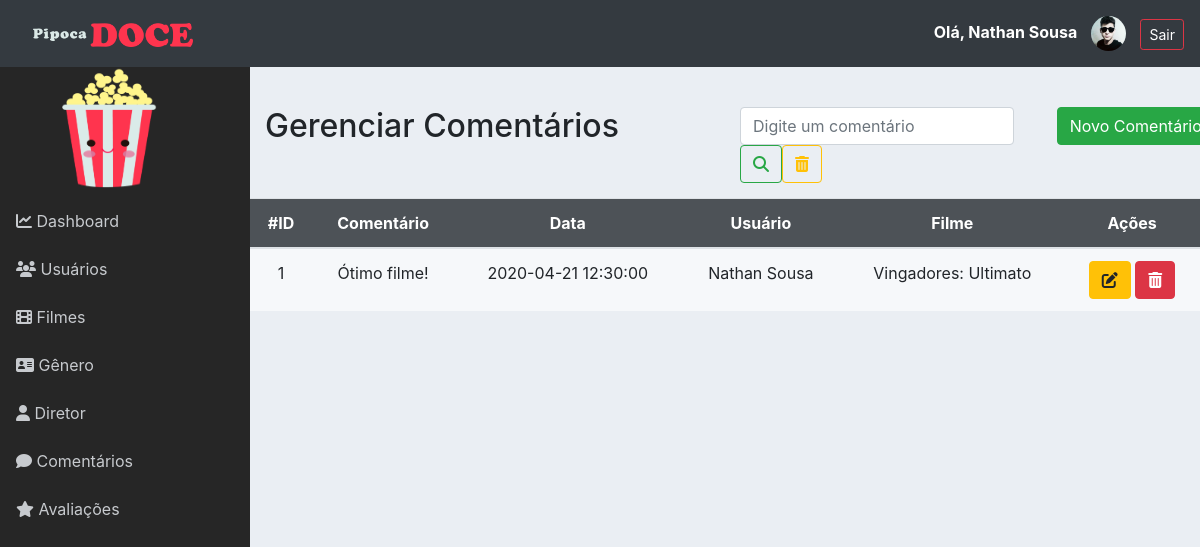
Screenshot of /admin/comentarios.php (signed in) with the database file from the repository.
### tables this page shows
CREATE TABLE `comentario` (
  `id` int NOT NULL AUTO_INCREMENT,
  `comentario` text NOT NULL,
  `data_comentario` datetime NOT NULL,
  `usuario_id` int NOT NULL,
  `filme_id` int NOT NULL,
  PRIMARY KEY (`id`),
  KEY `fk_comentario_usuario_idx` (`usuario_id`),
  KEY `fk_comentario_filme_idx` (`filme_id`),
  CONSTRAINT `fk_comentario_filme` FOREIGN KEY (`filme_id`) REFERENCES `filme` (`id`),
  CONSTRAINT `fk_comentario_usuario` FOREIGN KEY (`usuario_id`) REFERENCES `usuario` (`id`)
);

CREATE TABLE `usuario` (
  `id` int NOT NULL AUTO_INCREMENT,
  `nome` varchar(100) NOT NULL,
  `dataNascimento` date DEFAULT NULL,
  `email` varchar(45) NOT NULL,
  `senha` varchar(255) NOT NULL,
  `imagem` varchar(255) DEFAULT NULL,
  PRIMARY KEY (`id`)
);

CREATE TABLE `filme` (
  `id` int NOT NULL AUTO_INCREMENT,
  `nome` varchar(100) NOT NULL,
  `duracao` varchar(20) NOT NULL,
  `dataLancamento` varchar(50) NOT NULL,
  `url` varchar(255) DEFAULT NULL,
  `tipo` varchar(30) DEFAULT NULL,
  `sinopse` text NOT NULL,
  `elenco` varchar(100) NOT NULL,
  `imagem` varchar(255) DEFAULT NULL,
  PRIMARY KEY (`id`)
);

### admin/classes/Conexao.php (called while the page is built, shortened)
<?php
class Conexao
{
	private $host;
	private $user;
	private $password;
	public function __construct() {
		$this->host = 'mysql:host=localhost;dbname=pipoca_doce';
		$this->user = 'root';
		$this->password = 'root';
	}
	public function conectar() {
		try {
			$conn = new PDO(
				$this->host,
				$this->user,
				$this->password,
				array(
					PDO::ATTR_ERRMODE => PDO::ERRMODE_EXCEPTION,
					PDO::MYSQL_ATTR_INIT_COMMAND => "SET NAMES utf8"
				)
			);
			return $conn;
		} catch (PDOException $e) {
			echo 'Erro na conexao. Erro reportado: ' . $e->getMessage();
			exit;
		}
	}
}

### admin/classes/ComentarioDAO.php (called while the page is built, shortened)
<?php
require_once 'Model.php';
class ComentarioDAO extends Model
{
    public function __construct()
    {
        $this->class = 'Comentario';
        $this->tabela = 'comentario';
    }
	public function listar($pesquisa = '')
	{
		if ($pesquisa != '') {
			$sql = "SELECT * FROM {$this->tabela}
					WHERE data like '%{$pesquisa}%'
						OR data like '%{$pesquisa}%'";
		} else {
			$sql = "SELECT * FROM {$this->tabela}";
		}
		$stmt = $this->db->prepare($sql);
		$stmt->setFetchMode(PDO::FETCH_CLASS, $this->class);
		$stmt->execute();
		return $stmt->fetchAll();
	}
}

### admin/classes/Model.php (called while the page is built, shortened)
<?php
require 'Conexao.php';
class Model
{
	protected $tabela;
	protected $class;
	protected $db;
	public function __construct()
	{
		$conexao = new Conexao();
		$this->db = $conexao->conectar();
	}
    public function get($id)
    {
    	$sql = "SELECT * FROM {$this->tabela} WHERE id = {$id}";
    	$stmt = $this->db->prepare($sql);
    	$stmt->setFetchMode(PDO::FETCH_CLASS, $this->class);
    	$stmt->execute();
    	return $stmt->fetch();
    }
}

### admin/classes/Comentario.php (called while the page is built, shortened)
<?php
class Comentario
{
	private $id;
	private $comentario;
	private $data_comentario;
    private $usuario_id;
    private $filme_id;
    public function getId()
    {
        return $this->id;
    }
    public function getComentario()
    {
        return $this->comentario;
    }
    public function getDataComentario()
    {
        return $this->data_comentario;
    }
    public function getUsuarioId()
    {
        return $this->usuario_id;
    }
    public function getFilmeId()
    {
        return $this->filme_id;
    }
}

### admin/classes/UsuarioDAO.php (called while the page is built, shortened)
<?php
require_once 'Model.php';
class UsuarioDAO extends Model
{
	public function __construct()
	{
		$this->tabela = 'usuario';
		$this->class = 'Usuario';
	}
}

### admin/classes/Usuario.php (called while the page is built, shortened)
<?php
class Usuario
{
	private $nome;
    public function getNome()
    {
        return $this->nome;
    }
}

### admin/classes/FilmeDAO.php (called while the page is built, shortened)
<?php
require_once 'Model.php';
class FilmeDAO extends Model
{
    public function __construct()
    {
        $this->tabela = 'filme';
        $this->class  = 'Filme';
    }
}

### admin/classes/Filme.php (called while the page is built, shortened)
<?php
class Filme
{
	private $nome;
    public function getNome()
    {
        return $this->nome;
    }
}

### admin/comentarios.php (the view, shortened to what this page needs)
<?php include './layout/header.php';?>
<?php include './layout/menu.php';?>
<?php
require 'classes/Comentario.php';
require 'classes/ComentarioDAO.php';
$comentarioDAO = new ComentarioDAO();
require 'classes/Usuario.php';
require 'classes/UsuarioDAO.php';
$usuarioDAO = new UsuarioDAO();
require 'classes/Filme.php';
require 'classes/FilmeDAO.php';
$filmeDAO = new FilmeDAO();
if(isset($_GET['pesquisa']) && $_GET['pesquisa'] != '') {
	$comentarios = $comentarioDAO->listar($_GET['pesquisa']);
} else {
	$comentarios = $comentarioDAO->listar();
}
?>
<div class="row" style="margin-top:40px">
	<div class="col-6">
		<h2>Gerenciar Comentários</h2>
	</div>
	<div class="col-4">
		<form class="form-inline my-2 my-lg-0">
		      <input class="form-control mr-sm-2" name="pesquisa" type="search" placeholder="Digite um comentário" aria-label="Pesquisar" value="<?= (isset($_GET['pesquisa']) ? $_GET['pesquisa'] : '') ?>">
		      <button class="btn btn-outline-success my-2 my-sm-0" type="submit">
		      	<i class="fas fa-search"></i>
		      </button>
		      <a href="./comentario.php" class="btn btn-outline-warning my-2 my-sm-0">
		      	<i class="fas fa-trash-alt"></i>
		      </a>
	    </form>
	</div>
	<div class="col-2">
		<a href="form_comentarios.php" class="btn btn-success">Novo Comentário</a>
	</div>
</div>
<div class="row">
	<table class="table table-hover table-responsive-lg">
		<thead>
			<tr>
				<th>#ID</th>
				<th>Comentário</th>
				<th>Data</th>
				<th>Usuário</th>
				<th>Filme</th>
				<th>Ações</th>
			</tr>
		</thead>
		<tbody>
			<?php foreach ($comentarios as $comentario) {
				$usuario_id = $usuarioDAO->get($comentario->getUsuarioId());
				$filme_id = $filmeDAO->get($comentario->getFilmeId());
			?>
			<tr>
				<td><?= $comentario->getId() ?></td>
				<td><?= $comentario->getComentario() ?></td>
				<td><?= $comentario->getDataComentario() ?></td>
				<td><?= $usuario_id->getNome() ?></td>
				<td><?= $filme_id->getNome() ?></td>
				<td>
					<a href="form_comentarios.php?id=<?= $comentario->getId() ?>" class="btn btn-warning">
						<i class="fas fa-edit"></i>
					</a>
					<a href="controle_comentarios.php?acao=deletar&id=<?= $comentario->getId() ?>" class="btn btn-danger" onclick="return confirm('Deseja realmente exluir o comentario?')">
						<i class="fas fa-trash-alt"></i>
					</a>
				</td>
			</tr>
			<?php } ?>
		</tbody>
	</table>
</div>
<?php include './layout/footer.php';?>

### admin/assets/css/all.css (style rules this page uses)
.fa, .fas, .far, .fal, .fad, .fab { -moz-osx-font-smoothing: grayscale; -webkit-font-smoothing: antialiased; display: inline-block; font-style: normal; font-variant: normal; text-rendering: auto; line-height: 1; }
.fa-edit:before { content: "\f044"; }
.fa-search:before { content: "\f002"; }
.fa-trash-alt:before { content: "\f2ed"; }
.fa, .fas { font-family: 'Font Awesome 5 Free'; font-weight: 900; }

### admin/assets/css/estilo.css (style rules this page uses)
body { background-color: #eaeef3; }
table thead tr { text-align: center; background: #343a40de; color: #FFF; font-size: 16px; }
table tbody tr { text-align: center; }
.table { background-color: #ffffff96; }
.row { margin-bottom: 15px; }

### rows the page displays
comentario: id "1", comentario "Ótimo filme!", data_comentario "2020-04-21 12:30:00", usuario.nome "Nathan Sousa", filme.nome "Vingadores: Ultimato"

### other values shown
$_SESSION['nome'] "Nathan Sousa"
